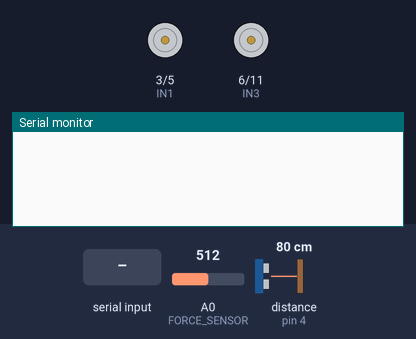
A sketch run on a simulated Arduino Uno, built with avr-gcc and run on an emulated ATmega328P. Parts: motor-driver pin pairs drawn as motors (green arrow = first pin HIGH = forward, orange = second pin HIGH = backward, longer = more drive), the last lines printed to the serial monitor. Wiring (inferred from the names in the program): ultrasonic range finder: trigger pin 2; echo pin 4. Inputs (shaded band) come from the test bench; at power-on: A0 (FORCE_SENSOR) = 512, distance to the obstacle (sensor on pin 4) 80 cm. The echo pulse lasts 58.3 µs per cm; the modem accepts every AT command (registered, SIM ready, sends succeed) and sends nothing else.

Above: at 1.2 s.
1.3 s: "F" received over Serial
10.6 s: "B" received over Serial
19.7 s: "L" received over Serial
28.7 s: "R" received over Serial
37.8 s: A0 (FORCE_SENSOR) set to 317
At 38.8 s:
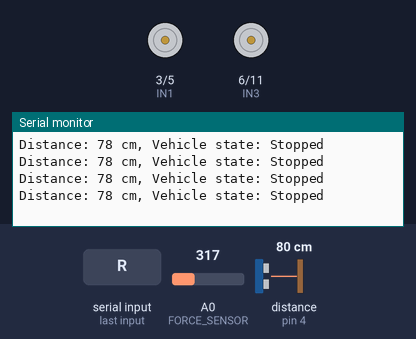
39.3 s: A0 (FORCE_SENSOR) set to 287
At 45.53 s:
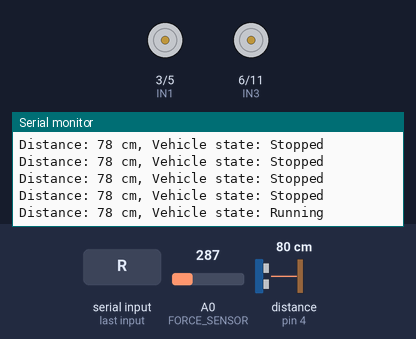

Measured:
- the behaviour switches between 301 and 300 on A0 (FORCE_SENSOR) (found by bisection; images 1 and 2)
- after the input at 39.3 s, the serial monitor: prints a new line after 6.2 s (image 2)

The sketch:

send_message.ino
```cpp
#include <Arduino.h>
#include <SoftwareSerial.h> // Include the SoftwareSerial library for software serial communication with NeoGPS
#include <stdlib.h> // for exit()

// Motor Driver Pins
#define IN1 3
#define IN2 5
#define IN3 6
#define IN4 11

// Force sensor pin
#define FORCE_SENSOR A0

// Ultrasonic sensor pins
#define TRIG_PIN 2
#define ECHO_PIN 4

// NeoGPS module pins (RX, TX)
#define NEOGPS_RX 9
#define NEOGPS_TX 10

// SIM800L module pins (RX, TX)
#define SIM800L_RX 7
#define SIM800L_TX 8

// Speed range: 0 - 255
int Speed = 204;

// Obstacle detection variables
long duration;
int distance = 0;
int forceValue = 0;
bool obstacleDetected = false;
bool crashDetected = false;

// Variables for non-blocking motor control
unsigned long motorStartTime = 0;
unsigned long motorDuration = 1000; // Set the motor run time in milliseconds

// Create software serial objects for NeoGPS and SIM800L
SoftwareSerial neoGPS(NEOGPS_RX, NEOGPS_TX);
SoftwareSerial sim800l(SIM800L_RX, SIM800L_TX);

void setup() {
  // Pin mode setup
  pinMode(IN1, OUTPUT);
  pinMode(IN2, OUTPUT);
  pinMode(IN3, OUTPUT);
  pinMode(IN4, OUTPUT);
  pinMode(TRIG_PIN, OUTPUT);
  pinMode(ECHO_PIN, INPUT);
  pinMode(FORCE_SENSOR, INPUT);

  // Begin serial communication
  Serial.begin(9600); // Set baud rate for Serial communication
  neoGPS.begin(9600); // Initialize NeoGPS software serial
  sim800l.begin(9600); // Initialize SIM800L software serial
}

void loop() {
  // Read Bluetooth input
  if (Serial.available() > 0) {
    char command = Serial.read();

    // Perform action based on command received
    switch (command) {
      case 'F':
        forward();
        break;
      case 'B':
        back();
        break;
      case 'L':
        left();
        break;
      case 'R':
        right();
        break;
      case 'S':
        stop();
        break;
    }
  }

  // Read force sensor value
  forceValue = analogRead(FORCE_SENSOR);

  // Check for obstacle using ultrasonic sensor
  detectObstacle();

  // If obstacle detected or crash detected, stop the vehicle
  if (obstacleDetected || crashDetected) {
    stop();
  }

  // If force sensor threshold crossed, send message through SIM800L
  if (forceValue > 300) {
    sendSMS("Force sensor threshold crossed. Car crashed!");
    delay(5000); // Wait for 5 seconds before sending another message
  }

  // Print distance and vehicle state
  Serial.print("Distance: ");
  Serial.print(distance);
  Serial.print(" cm, Vehicle state: ");
  Serial.println(obstacleDetected || crashDetected ? "Stopped" : "Running");
}

// Motor control functions
void forward() {
  analogWrite(IN3, Speed);
  analogWrite(IN2, Speed);
  motorStartTime = millis(); // Record the start time for motor execution
}

void back() {
  analogWrite(IN4, Speed);
  analogWrite(IN1, Speed);
  motorStartTime = millis(); // Record the start time for motor execution
}

void left() {
  analogWrite(IN1, Speed);
  analogWrite(IN3, Speed);
  motorStartTime = millis(); // Record the start time for motor execution
}

void right() {
  analogWrite(IN2, Speed);
  analogWrite(IN4, Speed);
  motorStartTime = millis(); // Record the start time for motor execution
}

void stop() {
  analogWrite(IN1, 0);
  analogWrite(IN2, 0);
  analogWrite(IN3, 0);
  analogWrite(IN4, 0);
}

// Function to detect obstacles using ultrasonic sensor and force sensor
void detectObstacle() {
  // Ultrasonic sensor
  digitalWrite(TRIG_PIN, LOW);
  delayMicroseconds(2);
  digitalWrite(TRIG_PIN, HIGH);
  delayMicroseconds(10);
  digitalWrite(TRIG_PIN, LOW);
  duration = pulseIn(ECHO_PIN, HIGH);
  distance = duration * 0.034 / 2;
  obstacleDetected = (distance < 15);

  // Force sensor
  forceValue = analogRead(FORCE_SENSOR);
  crashDetected = (forceValue > 300);
}

// Function to send SMS using SIM800L module
void sendSMS(String message) {
  sim800l.println("AT+CMGF=1"); // Set SMS mode to text
  delay(1000);
  sim800l.print("AT+CMGS=\"+7757017761\"\r"); // Replace +1234567890 with your phone number
  delay(1000);
  sim800l.println(message); // Send the message
  delay(1000);
  sim800l.println((char)26); // End the message with CTRL+Z
  delay(1000);
}
```
